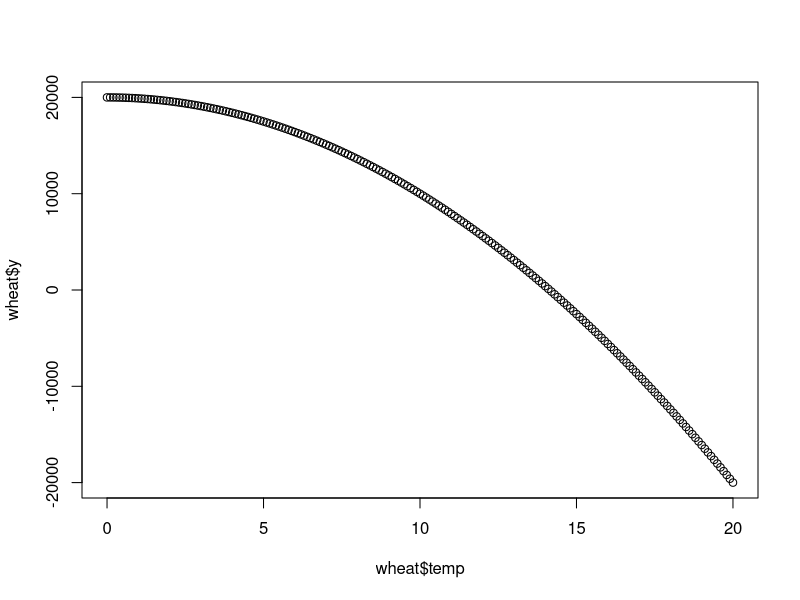
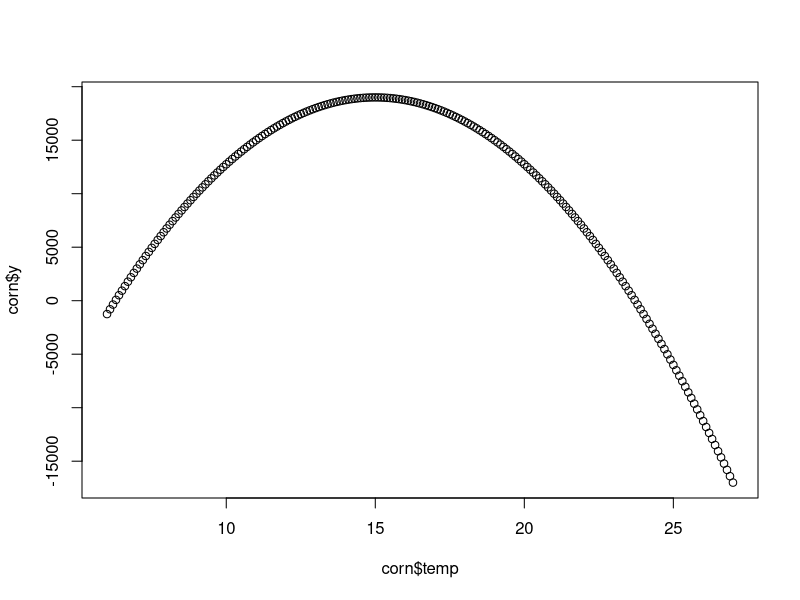
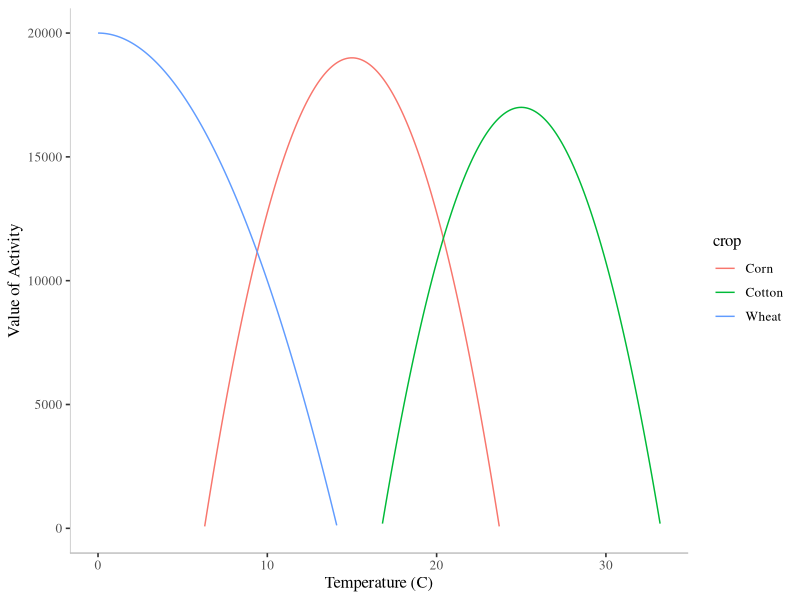

The R script that drew these images, in order: (Note: this script raises an error after producing the figures.)
library(ggplot2)
library(tidyverse)
library(ggthemes)

# download.file("https://spideroak.com/share/NJXWQ3TXN5XWI2LMNQ/crop-choice-data/run/media/john/1TB/SpiderOak/Projects/crop-choice-and-adaptation/data/full_ag_data.rds",
             # destfile = "/Users/john/full_ag_data.rds", method = "auto")
# dat <- readRDS("/Users/john/full_ag_data.rds")
# 
# plot(density(dat$tavg, weights = dat$wheat_mrev))
# plot(density(dat$tavg, weights = dat$corn_mrev))
# plot(density(dat$dday30, weights = dat$cotton_mrev))

# Mendelsohn Plot
x <- seq(0, 20, 0.1)
wheat <- data.frame(y = -100*(x)^2 + 20000, temp = seq(0, 20, 0.1), crop = "Wheat")
plot(wheat$temp, wheat$y)

x <- seq(6, 27, 0.1)
corn <- data.frame(y = -250*(x - 15)^2 + 19000, temp = seq(6, 27, 0.1), crop = "Corn")
plot(corn$temp, corn$y)

x <- seq(15, 35, 0.1)
cotton <- data.frame(y = -250*(x - 25)^2 + 17000, temp = seq(15, 35, 0.1), crop = "Cotton")

dat <- rbind(wheat, corn, cotton)
dat <- filter(dat, y > 0)

ggplot(dat, aes(temp, y, color = crop)) + geom_line() + ylim(0, 20000) +
  theme_tufte(base_size = 12) +
  ylab("Value of Activity") +
  xlab("Temperature (C)") +
  annotate("segment", x=-Inf, xend=Inf, y=-Inf, yend=-Inf, color = "grey") +
  annotate("segment", x=-Inf, xend=-Inf, y=-Inf, yend=Inf, color = "grey") 

# Estimate production fn's
wheat_fn <- function(x) return(-100*(x)^2 + 20000)
corn_fn <- function(x) return(-250*(x - 15)^2 + 19000)
cotton_fn <- function(x) return(-250*(x - 25)^2 + 17000)

# Derivate
wheat_dt <- function(x) return(-200*x)
corn_dt <- function(x) return(-500*(x - 15))
cotton_dt <- function(x) return(-500*(x - 25))

# Calculate Negative Adaptation
wheat_outdat <- data.frame()
# Wheat adaptation calculation
for (i in seq(0, 35, 0.10)){
  delta_t <- wheat_fn(i + 1) - wheat_fn(i) 
  dydt_1c <- wheat_fn(i + 1)
  dydt_2c <- wheat_fn(i + 2)
  dydt_3c <- wheat_fn(i + 3)
  dydt_4c <- wheat_fn(i + 4)
  dydt_5c <- wheat_fn(i + 5)
  approx1c <- wheat_fn(i) + wheat_dt(i)
  approx2c <- wheat_fn(i) + wheat_dt(i)*2
  approx3c <- wheat_fn(i) + wheat_dt(i)*3
  approx4c <- wheat_fn(i) + wheat_dt(i)*4
  approx5c <- wheat_fn(i) + wheat_dt(i)*5
  adaptation <- dydt - approx
  indat <- data.frame(crop = "wheat", 
                       temp = i,
                       y = wheat_fn(i),
                       delta_t = delta_t,
                       dydt = dydt,
                       dydt_1c = dydt_1c,
                       dydt_2c = dydt_2c,
                       dydt_3c = dydt_3c,
                       dydt_4c = dydt_4c,
                       dydt_5c = dydt_5c,
                       approx1c = approx1c,
                       approx2c = approx2c,
                       approx3c = approx3c,
                       approx4c = approx4c,
                       approx5c = approx5c,
                       adaptation = adaptation)
  wheat_outdat <- rbind(wheat_outdat, indat)
}
wheat_outdat


corn_outdat <- data.frame()
# Corn adaptation calculation
for (i in seq(0, 35, 0.10)){
  delta_t <- corn_fn(i + 1) - corn_fn(i) 
  dydt_1c <- corn_fn(i + 1)
  dydt_2c <- corn_fn(i + 2)
  dydt_3c <- corn_fn(i + 3)
  dydt_4c <- corn_fn(i + 4)
  dydt_5c <- corn_fn(i + 5)
  approx1c <- corn_fn(i) + corn_dt(i)
  approx2c <- corn_fn(i) + corn_dt(i)*2
  approx3c <- corn_fn(i) + corn_dt(i)*3
  approx4c <- corn_fn(i) + corn_dt(i)*4
  approx5c <- corn_fn(i) + corn_dt(i)*5
  adaptation <- dydt - approx
  indat <- data.frame(crop = "corn", 
                       temp = i,
                       y = corn_fn(i),
                       delta_t = delta_t,
                       dydt = dydt,
                       dydt_1c = dydt_1c,
                       dydt_2c = dydt_2c,
                       dydt_3c = dydt_3c,
                       dydt_4c = dydt_4c,
                       dydt_5c = dydt_5c,
                       approx1c = approx1c,
                       approx2c = approx2c,
                       approx3c = approx3c,
                       approx4c = approx4c,
                       approx5c = approx5c,
                       adaptation = adaptation)
  corn_outdat <- rbind(corn_outdat, indat)
}
corn_outdat

cotton_outdat <- data.frame()
# Cotton adaptation calculation
for (i in seq(0, 35, 0.10)){
  delta_t <- cotton_fn(i + 1) - cotton_fn(i) 
  dydt_1c <- cotton_fn(i + 1)
  dydt_2c <- cotton_fn(i + 2)
  dydt_3c <- cotton_fn(i + 3)
  dydt_4c <- cotton_fn(i + 4)
  dydt_5c <- cotton_fn(i + 5)
  approx1c <- cotton_fn(i) + cotton_dt(i)
  approx2c <- cotton_fn(i) + cotton_dt(i)*2
  approx3c <- cotton_fn(i) + cotton_dt(i)*3
  approx4c <- cotton_fn(i) + cotton_dt(i)*4
  approx5c <- cotton_fn(i) + cotton_dt(i)*5
  adaptation <- dydt - approx
  indat <- data.frame(crop = "cotton", 
                       temp = i,
                       y = cotton_fn(i),
                       delta_t = delta_t,
                       dydt = dydt,
                       dydt_1c = dydt_1c,
                       dydt_2c = dydt_2c,
                       dydt_3c = dydt_3c,
                       dydt_4c = dydt_4c,
                       dydt_5c = dydt_5c,
                       approx1c = approx1c,
                       approx2c = approx2c,
                       approx3c = approx3c,
                       approx4c = approx4c,
                       approx5c = approx5c,
                       adaptation = adaptation)
  cotton_outdat <- rbind(cotton_outdat, indat)
}
cotton_outdat

# Calculate Positive Adaptation
pwheat <- data.frame(temp = wheat_outdat$temp,
                    wheat_y = wheat_outdat$y,
                    wheat_dydt_1c = wheat_outdat$dydt_1c,
                    wheat_dydt_2c = wheat_outdat$dydt_2c,
                    wheat_dydt_3c = wheat_outdat$dydt_3c,
                    wheat_dydt_4c = wheat_outdat$dydt_4c,
                    wheat_dydt_5c = wheat_outdat$dydt_5c,
                    wheat_approx1c = wheat_outdat$approx1c,
                    wheat_approx2c = wheat_outdat$approx2c,
                    wheat_approx3c = wheat_outdat$approx3c,
                    wheat_approx4c = wheat_outdat$approx4c,
                    wheat_approx5c = wheat_outdat$approx5c)

pcorn <- data.frame(temp = corn_outdat$temp,
                     corn_y = corn_outdat$y,
                    corn_dydt_1c = corn_outdat$dydt_1c,
                    corn_dydt_2c = corn_outdat$dydt_2c,
                    corn_dydt_3c = corn_outdat$dydt_3c,
                    corn_dydt_4c = corn_outdat$dydt_4c,
                    corn_dydt_5c = corn_outdat$dydt_5c,
                    corn_approx1c = corn_outdat$approx1c,
                    corn_approx2c = corn_outdat$approx2c,
                    corn_approx3c = corn_outdat$approx3c,
                    corn_approx4c = corn_outdat$approx4c,
                    corn_approx5c = corn_outdat$approx5c)

pcotton <- data.frame(temp = cotton_outdat$temp,
                     cotton_y = cotton_outdat$y,
                    cotton_dydt_1c = cotton_outdat$dydt_1c,
                    cotton_dydt_2c = cotton_outdat$dydt_2c,
                    cotton_dydt_3c = cotton_outdat$dydt_3c,
                    cotton_dydt_4c = cotton_outdat$dydt_4c,
                    cotton_dydt_5c = cotton_outdat$dydt_5c,
                    cotton_approx1c = cotton_outdat$approx1c,
                    cotton_approx2c = cotton_outdat$approx2c,
                    cotton_approx3c = cotton_outdat$approx3c,
                    cotton_approx4c = cotton_outdat$approx4c,
                    cotton_approx5c = cotton_outdat$approx5c)

pdat <- data.frame(temp = seq(0, 35, 0.10))
pdat <- left_join(pdat, pwheat, by = "temp")
pdat <- left_join(pdat, pcorn, by = "temp")
pdat <- left_join(pdat, pcotton, by = "temp")

# With adaptation
pdat1 <- filter(pdat, temp < 8.4)
pdat2 <- filter(pdat, temp > 8.4 & temp < 19.2)
pdat3 <- filter(pdat, temp > 19.2)

base_adaptation <- (sum(pdat1$wheat_y) + sum(pdat2$corn_y) + sum(pdat3$cotton_y))
adaptation_1c <- (sum(pdat1$wheat_dydt_1c) + sum(pdat2$corn_dydt_1c) + sum(pdat3$cotton_dydt_1c))
adaptation_2c <- (sum(pdat1$wheat_dydt_2c) + sum(pdat2$corn_dydt_2c) + sum(pdat3$cotton_dydt_2c))
adaptation_3c <- (sum(pdat1$wheat_dydt_3c) + sum(pdat2$corn_dydt_3c) + sum(pdat3$cotton_dydt_3c))
adaptation_4c <- (sum(pdat1$wheat_dydt_4c) + sum(pdat2$corn_dydt_4c) + sum(pdat3$cotton_dydt_4c))
adaptation_5c <- (sum(pdat1$wheat_dydt_5c) + sum(pdat2$corn_dydt_5c) + sum(pdat3$cotton_dydt_5c))

approx_adaptation_1C <- (sum(pdat1$wheat_approx1c) + sum(pdat2$corn_approx1c) + sum(pdat3$cotton_approx1c))
approx_adaptation_2C <- (sum(pdat1$wheat_approx2c) + sum(pdat2$corn_approx2c) + sum(pdat3$cotton_approx2c))
approx_adaptation_3C <- (sum(pdat1$wheat_approx3c) + sum(pdat2$corn_approx3c) + sum(pdat3$cotton_approx3c))
approx_adaptation_4C <- (sum(pdat1$wheat_approx4c) + sum(pdat2$corn_approx4c) + sum(pdat3$cotton_approx4c))
approx_adaptation_5C <- (sum(pdat1$wheat_approx5c) + sum(pdat2$corn_approx5c) + sum(pdat3$cotton_approx5c))

# Without adaptation
pdat11 <- filter(pdat, wheat_y > 10000)
pdat22 <- filter(pdat, corn_y > 10000)
pdat33 <- filter(pdat, cotton_y > 10000)


base_wo_adaptation <- sum(pdat11$wheat_y) + sum(pdat22$corn_y) + sum(pdat33$cotton_y)
wo_adaptation_1c <- (sum(pdat11[which(pdat11$wheat_dydt_1c > 0), "wheat_dydt_1c"]) + sum(pdat22[which(pdat22$corn_dydt_1c > 0), "corn_dydt_1c"]) + sum(pdat33[which(pdat33$cotton_dydt_1c > 0), "cotton_dydt_1c"]))
wo_adaptation_2c <- (sum(pdat11[which(pdat11$wheat_dydt_2c > 0), "wheat_dydt_2c"]) + sum(pdat22[which(pdat22$corn_dydt_2c > 0), "corn_dydt_2c"]) + sum(pdat33[which(pdat33$cotton_dydt_2c > 0), "cotton_dydt_2c"]))
wo_adaptation_3c <- (sum(pdat11[which(pdat11$wheat_dydt_3c > 0), "wheat_dydt_3c"]) + sum(pdat22[which(pdat22$corn_dydt_3c > 0), "corn_dydt_3c"]) + sum(pdat33[which(pdat33$cotton_dydt_3c > 0), "cotton_dydt_3c"]))
wo_adaptation_4c <- (sum(pdat11[which(pdat11$wheat_dydt_4c > 0), "wheat_dydt_4c"]) + sum(pdat22[which(pdat22$corn_dydt_4c > 0), "corn_dydt_4c"]) + sum(pdat33[which(pdat33$cotton_dydt_4c > 0), "cotton_dydt_4c"]))
wo_adaptation_5c <- (sum(pdat11[which(pdat11$wheat_dydt_5c > 0), "wheat_dydt_5c"]) + sum(pdat22[which(pdat22$corn_dydt_5c > 0), "corn_dydt_5c"]) + sum(pdat33[which(pdat33$cotton_dydt_5c > 0), "cotton_dydt_5c"]))

wo_approx_adaptation_1c <- (sum(pdat11[which(pdat11$wheat_approx1c > 0), "wheat_approx1c"]) + sum(pdat22[which(pdat22$corn_approx1c > 0), "corn_approx1c"]) + sum(pdat33[which(pdat33$cotton_approx1c > 0), "cotton_approx1c"]))
wo_approx_adaptation_2c <- (sum(pdat11[which(pdat11$wheat_approx2c > 0), "wheat_approx2c"]) + sum(pdat22[which(pdat22$corn_approx2c > 0), "corn_approx2c"]) + sum(pdat33[which(pdat33$cotton_approx2c > 0), "cotton_approx2c"]))
wo_approx_adaptation_3c <- (sum(pdat11[which(pdat11$wheat_approx3c > 0), "wheat_approx3c"]) + sum(pdat22[which(pdat22$corn_approx3c > 0), "corn_approx3c"]) + sum(pdat33[which(pdat33$cotton_approx3c > 0), "cotton_approx3c"]))
wo_approx_adaptation_4c <- (sum(pdat11[which(pdat11$wheat_approx4c > 0), "wheat_approx4c"]) + sum(pdat22[which(pdat22$corn_approx4c > 0), "corn_approx4c"]) + sum(pdat33[which(pdat33$cotton_approx4c > 0), "cotton_approx4c"]))
wo_approx_adaptation_5c <- (sum(pdat11[which(pdat11$wheat_approx5c > 0), "wheat_approx5c"]) + sum(pdat22[which(pdat22$corn_approx5c > 0), "corn_approx5c"]) + sum(pdat33[which(pdat33$cotton_approx5c > 0), "cotton_approx5c"]))

# Build main plot
gdat <- data.frame(temp = 0:5,
                   adaptation = c(base_adaptation, adaptation_1c, adaptation_2c, adaptation_3c, adaptation_4c, adaptation_5c),
                   approx_adaptation = c(base_adaptation, approx_adaptation_1C, approx_adaptation_2C, approx_adaptation_3C, approx_adaptation_4C, approx_adaptation_5C),
                   wo_adaptation = c(base_wo_adaptation, wo_adaptation_1c, wo_adaptation_2c, wo_adaptation_3c, wo_adaptation_4c, wo_adaptation_5c),
                   wo_approx_adaptation = c(base_wo_adaptation, wo_approx_adaptation_1c, wo_approx_adaptation_2c, wo_approx_adaptation_3c, wo_approx_adaptation_4c, wo_approx_adaptation_5c))
gdat$adaptation_change <- (gdat$adaptation - first(gdat$adaptation))/first(gdat$adaptation)
gdat$approx_adaptation_change <- (gdat$approx_adaptation - first(gdat$approx_adaptation))/first(gdat$approx_adaptation)
gdat$wo_adaptation_change <- (gdat$wo_adaptation - first(gdat$wo_adaptation))/first(gdat$wo_adaptation)
gdat$wo_approx_adaptation_change <- (gdat$wo_approx_adaptation - first(gdat$wo_approx_adaptation))/first(gdat$wo_approx_adaptation)
gdat
